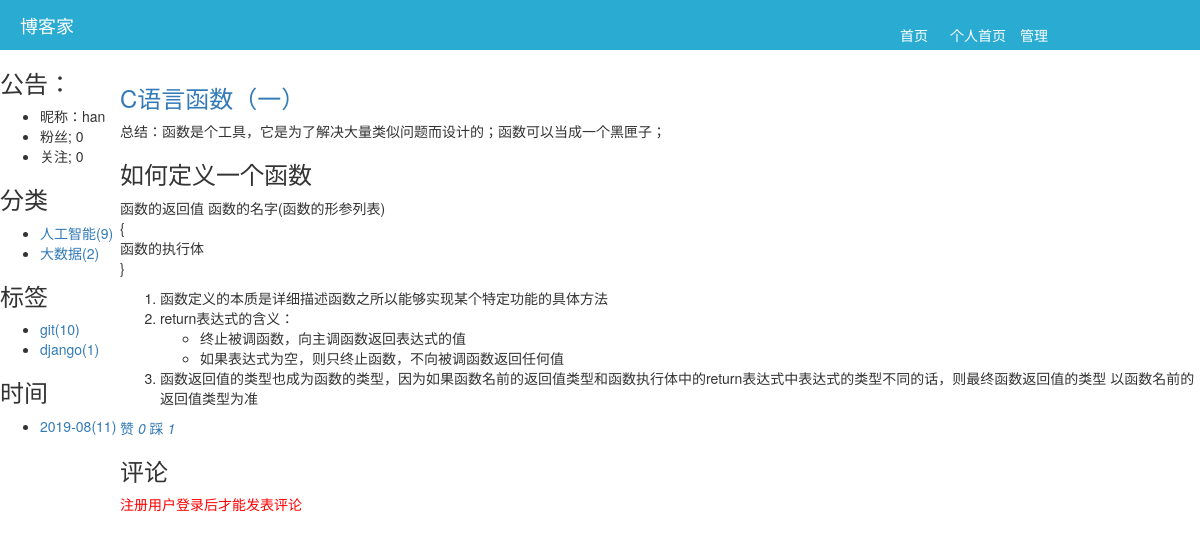
The app's page /hanshengjian/12.html, older data.
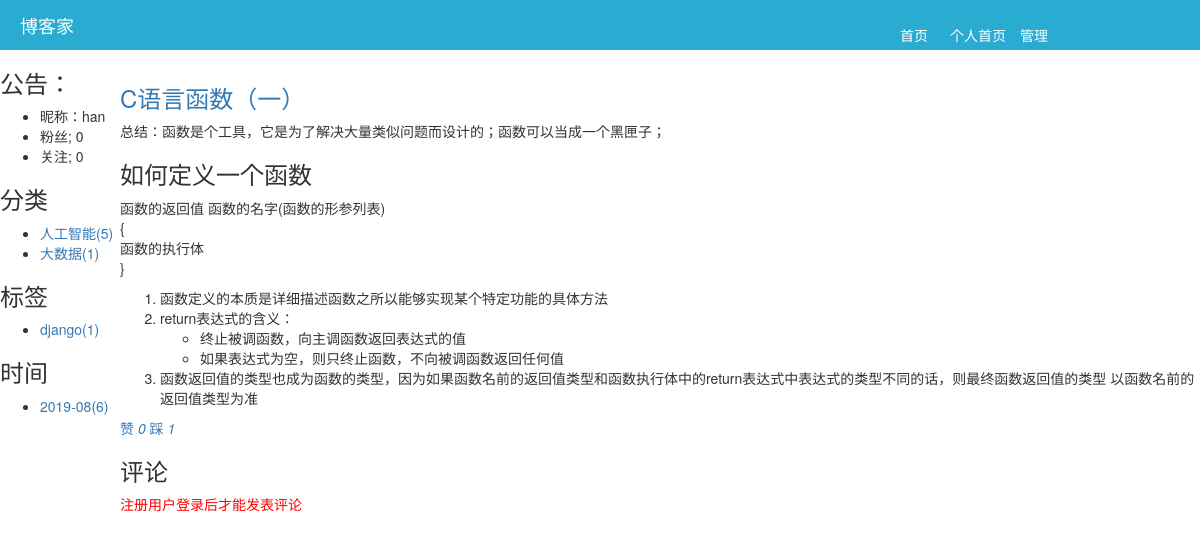
The same page, newer data.
### app01/models.py (models this page shows, shortened)
class Category(models.Model):
    nid = models.AutoField(primary_key=True)
    title = models.CharField(verbose_name='分类标题', max_length=32)
    blog = models.ForeignKey(verbose_name='所属博客', to='Blog', to_field='nid',on_delete=models.CASCADE)

class Tag(models.Model):
    nid = models.AutoField(primary_key=True)
    title = models.CharField(verbose_name='标签名称', max_length=32)
    blog = models.ForeignKey(verbose_name='所属博客', to='Blog', to_field='nid',on_delete=models.CASCADE)

### app01/views.py (the view)
# urls.py: url(r'^(?P<site>\w+)/(?P<nid>\d+).html$',views.article),
def article(request,site,nid):
    username = request.session.get('username')
    if not username:
        session_stat = 0
    else:
        session_stat = 1
    blog = models.Blog.objects.filter(site=site).first()
    if not blog:
        return redirect('/')
    fans = models.UserFans.objects.filter(user=blog.user).count()
    follows = models.UserFans.objects.filter(follower=blog.user).count()
    category_list = models.Article.objects.filter(blog=blog).values('category_id', 'category__title').annotate(
        ct=Count('nid'))
    tag_list = models.Article2Tag.objects.filter(article__blog=blog).values('tag_id', 'tag__title').annotate(
        ct=Count('id'))
    date_list = models.Article.objects.filter(blog=blog).extra(
        select={'ctime': "strftime('%%Y-%%m',create_time)"}).values('ctime').annotate(ct=Count('nid'))
    obj = models.Article.objects.filter(blog=blog,nid=nid).first()
    msg_list = [
        {'id': 1, 'content': '写的太好了', 'parent_id': None},
        {'id': 2, 'content': '你说得对', 'parent_id': None},
        {'id': 3, 'content': '顶楼上', 'parent_id': None},
        {'id': 4, 'content': '你眼瞎吗', 'parent_id': 1},
        {'id': 5, 'content': '我看是', 'parent_id': 4},
        {'id': 6, 'content': '鸡毛', 'parent_id': 2},
        {'id': 7, 'content': '你是没呀', 'parent_id': 5},
        {'id': 8, 'content': '惺惺惜惺惺想寻', 'parent_id': 3},
    ]
    msg_list_dict = {}
    for item in msg_list:
        item['child'] = []
        msg_list_dict[item['id']] = item
    result = []
    for item in msg_list:
        pid = item['parent_id']
        if pid:
            msg_list_dict[pid]['child'].append(item)
        else:
            result.append(item)
    from utils.comment import comment_tree
    comment_str = comment_tree(result)
    return render(
        request,
        'article.html',
        {
            'blog': blog,
            'category_list': category_list,
            'tag_list': tag_list,
            'date_list': date_list,
            'obj':obj,
            "comment_str":comment_str,
            'fans':fans,
            'follows':follows,
            'session_stat':session_stat,
        }
    )

### utils/comment.py (called while the page is built)
def comment_tree(comment_list):
    comment_str = "<div class='comment'>"
    for row in comment_list:
        tpl = "<div class='content'>%s</div>" %(row['content'])
        comment_str += tpl
        if row['child']:
            child_str = comment_tree(row['child'])
            comment_str += child_str
    comment_str += "</div>"
    return comment_str

### templates/article.html (shortened to what this page needs)
{% extends 'home_layout.html' %}
{% block xx %}
    <div>
        <h3><a href="">{{ obj.title }}</a></h3>
        {{ obj.articledetail.content | safe }}
    </div>
    <a onclick="updown(this,{{ obj.nid }},1);">
        <spqn>赞</spqn>
        <i>{{ obj.up_count }}</i>
    </a>
    <a onclick="updown(this,{{ obj.nid }},0);">
        <span>踩</span>
        <i>{{ obj.down_count }}</i>
    </a>
    <h3>评论</h3>
     <span style="color: red;float: left; display: block;margin-bottom: 20px;">注册用户登录后才能发表评论</span>
{% endblock %}

### templates/home_layout.html (shortened to what this page needs)
<!DOCTYPE html>
<html lang="en">
<head>
    <link rel="stylesheet" href="/static/plugin/bootstrap-3.3.7-dist/css/bootstrap.css">
    <link rel="stylesheet" href="/static/plugin/font-awesome-4.7.0/css/font-awesome.css">
    <link rel="stylesheet" href="/static/css/common.css">
    <link rel="stylesheet" href="/static/css/theme/{{ blog.theme }}.css">
</head>
<body>
    <div class="header">
        <div class="logo">博客家</div>
        <div class="menu">
            <a href="/" class="first_page">首页</a>
            <a href="/{{ blog.site }}" class="per_page">个人首页</a>
            <a href="/back" class="manage">管理</a>
        </div>
    </div>
    <div class="filter">
        <div class="notice">
            <h3>公告：</h3>
            <ul>
                <li class="c11">昵称：{{ blog.user.nickname }}</li>
                <li class="c12">粉丝; {{ fans }} </li>
                <li class="c12">关注; {{ follows }}</li>
            </ul>
        </div>
        <div class="c2">
             <h3>分类</h3>
            <ul>
                {% for item in category_list %}
                    <li>
                        {% if  item.category_id %}
                            <a href="/{{ blog.site }}/category/{{ item.category_id }}/"> {{ item.category__title }}({{ item.ct }})</a>
                        {% else %}
                            <a href="/{{ blog.site }}/category/{{ item.category_id }}/"> 未分类({{ item.ct }})</a>
                        {% endif %}
                    </li>
                {% endfor %}
            </ul>
        </div>
        <div class="c3">
            <h3>标签</h3>
            <ul>
                {% for item in tag_list %}
                    <li>
                        <a href="/{{ blog.site }}/tag/{{ item.tag_id }}/">{{ item.tag__title }}({{ item.ct }})</a>
                    </li>
                {% endfor %}
            </ul>
        </div>
        <div>
            <h3>时间</h3>
                <ul>
                   {% for item in date_list%}
                        <li>
                            <a href="/{{ blog.site }}/date/{{ item.ctime }}/">{{ item.ctime }}({{ item.ct }})</a>
                        </li>
                    {% endfor %}
                </ul>
        </div>
    </div>
     <div  class="front_content">
        {% block xx %}{% endblock %}
    </div>
</body>
</html>

Row changes from the older to the newer data that the page shows:
removed Tag: tag__title "git", ct "10"
computed for Category "人工智能": ct "9" → "5"
computed for Category "大数据": ct "2" → "1"
Text that changed along with them:
new list line: "2019-08 ( 6 )"
list line gone: "2019-08 ( 11 )"
